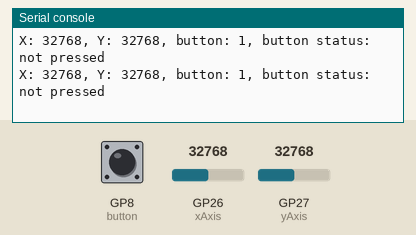
This program was run on a simulated Raspberry Pi Pico running MicroPython. Shown: the last lines printed to the serial console. The test bench sets the inputs (shaded band); at power-on: GP26 (xAxis) = 32768, GP27 (yAxis) = 32768, GP8 (button) HIGH (analog values on the 0–65535 scale).

Above: at 1.2 s.
1.3 s: GP26 (xAxis) set to 7864
At 1.56 s:
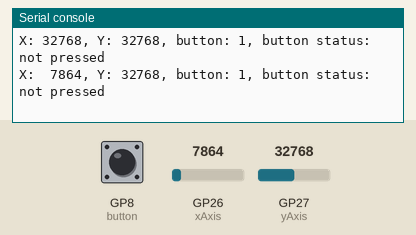
2.9 s: GP27 (yAxis) set to 7864
At 3.17 s:
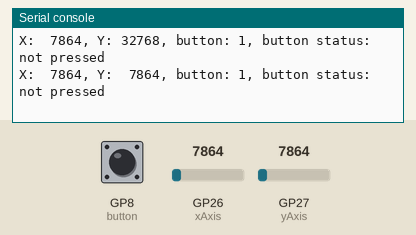
4.5 s: GP8 (button) pulled LOW for 0.25 s
At 4.77 s:
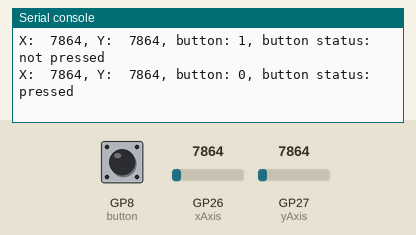
6.2 s: GP26 (xAxis) set to 0
At 6.38 s:
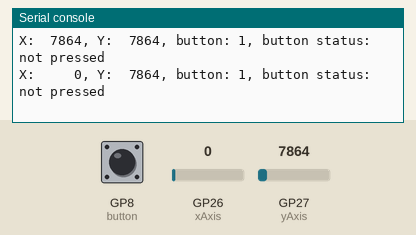
7.7 s: GP8 (button) pulled LOW for 1 s
At 7.98 s:
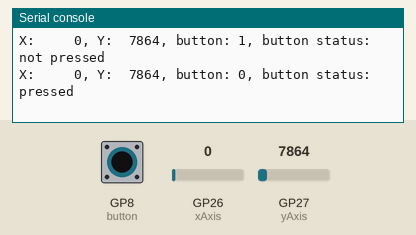
10.2 s: GP27 (yAxis) set to 0
At 10.39 s:
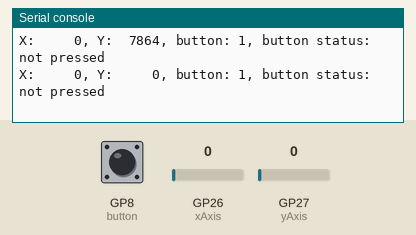

The program:

Basic_Joystick.py
```python
# Program to Use Joystick with Pico - just print out values
# Lori Pfahler
# February 2024

from machine import Pin, ADC
from utime import sleep

# setup joystick
xAxis = ADC(Pin(26))
yAxis = ADC(Pin(27))
button = Pin(8,Pin.IN, Pin.PULL_UP)

while True:
    # read the x and y potentiometers and button state
    xValue = xAxis.read_u16()
    yValue = yAxis.read_u16()
    buttonValue = button.value()
    buttonStatus = "not pressed"
    if buttonValue == 0:
        buttonStatus = "pressed"

    print(f"X: {xValue:5d}, Y: {yValue:5d}, button: {buttonValue}, button status: {buttonStatus}")
    sleep(0.2)
    
```

Measured:
- after the input at 1.3 s, the serial console: prints a new line after 0.11 s (image 1)
- after the input at 2.9 s, the serial console: prints a new line after 0.11 s (image 2)
- after the input at 4.5 s, the serial console: prints a new line after 0.12 s (image 3)
- after the input at 6.2 s, the serial console: prints a new line at once (image 4)
- after the input at 7.7 s, the serial console: prints a new line after 0.13 s (image 5)
- after the input at 10.2 s, the serial console: prints a new line at once (image 6)
